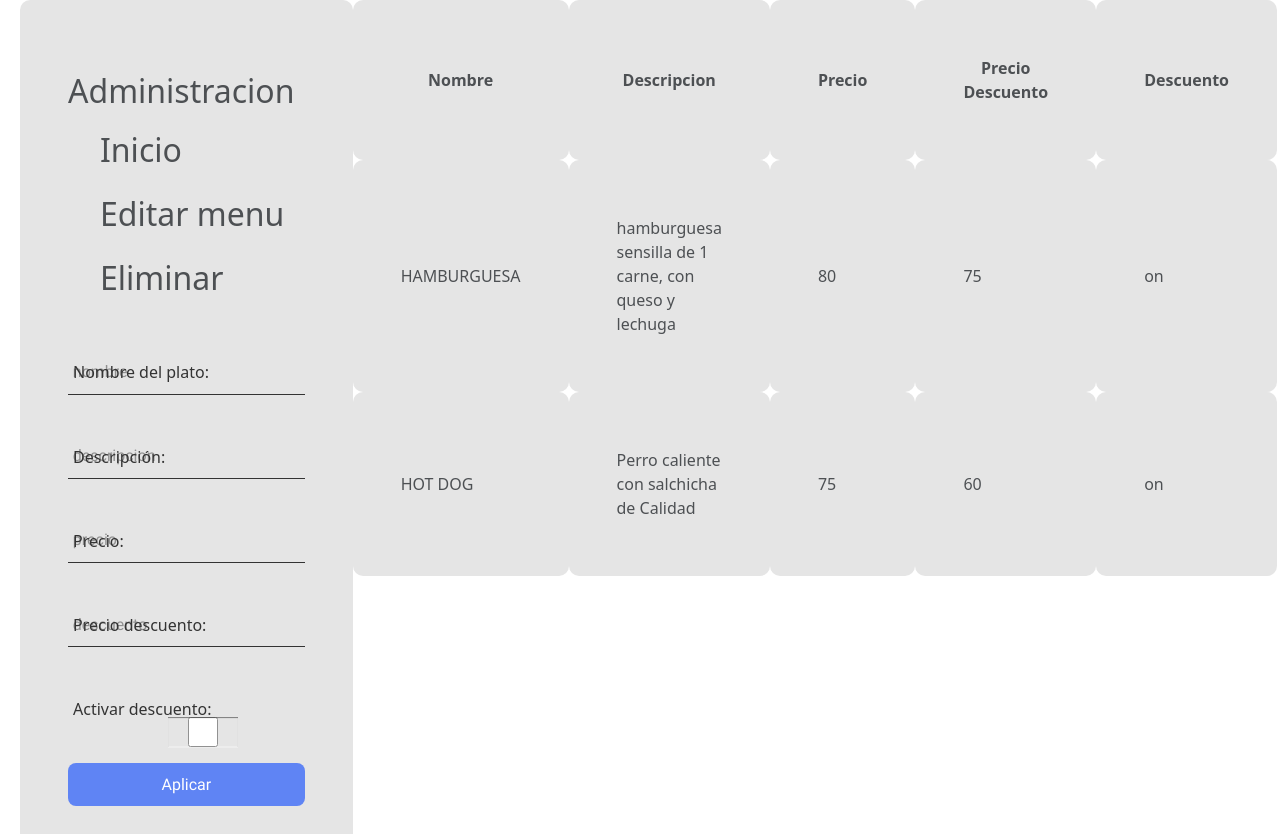
Screenshot of /admin (signed in) with the database file from the repository.
### tables this page shows
CREATE TABLE comida(id INTEGER primary key AUTOINCREMENT,
nombre TEXT,
descripcion TEXT,
precio int not null,
precio_decuento int ,
Descuento boolean);

### app.py (the view)
@app.route("/admin", methods=["GET", "POST"])
@login_required
def admin():
    if(request.method == "POST"):
        nombre = request.form.get('nombre')
        descripcion = request.form.get('descripcion')
        precio = request.form.get('precio')
        descuento = request.form.get('descuento')
        p_descuento = request.form.get('p_descuento')
        validacion = db.execute("Select nombre from comida where nombre = ?" , nombre)
        if len(validacion) != 0:
             return apology('El Platillo, Ya esta usado', 400)
        try:
            db.execute("INSERT INTO comida(nombre, descripcion, precio, precio_decuento, Descuento) VALUES(?, ?, ?, ?, ?)", nombre, descripcion, precio, descuento, p_descuento)
            return redirect('/landing')
        except:
            return apology('El usuario ya esta usado', 400)
    else:
        comidas = db.execute("SELECT nombre, descripcion, precio, precio_decuento, Descuento FROM comida")
        return render_template("admin.html", comidas=comidas)

### app.py (called while the page is built)
@app.after_request
def after_request(response):
    response.headers["Cache-Control"] = "no-cache, no-store, must-revalidate"
    response.headers["Expires"] = 0
    response.headers["Pragma"] = "no-cache"
    return response

### helpers.py (called while the page is built)
def login_required(f):
    @wraps(f)
    def decorated_function(*args, **kwargs):
        if session.get("user_id") is None:
            return redirect("/login")
        return f(*args, **kwargs)
    return decorated_function

### templates/admin.html (shortened to what this page needs)
{% extends "layout.html" %}
{% block css %} "/static/css/admin.css"{% endblock %}
{% block body %}
<form class="form" action="/admin" method="post">
    <h2 class="form_title">Administracion</h2>
    <div>
        <nav>
            <ul> <a href="/landing" class="estilos">Inicio</a></ul>
            <ul> <a href="/administrador" class="estilos">Editar menu</a></ul>
            <ul> <a href="/eliminar" class="estilos">Eliminar</a></ul>
        </nav>
    </div>
    <div class="form_container">
        <div class="form_group">
            <input type="text" id="nombre" name="nombre" class="form_input"
                placeholder="nombre">
            <label for="nombre" class="form_label">Nombre del plato:</label>
        </div>
        <div class="form_group">
            <input type="text" id="descripcion" name="descripcion"
                class="form_input" placeholder="descripcion" required>
            <label for="descripcion" class="form_label">Descripción:</label>
        </div>
        <div class="form_group">
            <input type="number" id="precio" name="precio" class="form_input"
                placeholder="precio" required>
            <label for="precio" class="form_label">Precio:</label>
        </div>
        <div class="form_group">
            <input type="number" id="descuento" name="descuento"
                class="form_input" placeholder="descuento">
            <label for="descuento" class="form_label">Precio descuento:</label>
        </div>
        <div class="form_group">
            <label for="descuento" class="form_label">Activar descuento:</label>
            <input type="checkbox" id="p_descuento" name="p_descuento"
                class="checkbox-JASoft">
        </div>
        <input type="submit" class="form_submit" value="Aplicar">
    </div>
</form>
<table class="normal" summary="Tabla genérica" width="100px" height="100px">
    <tr>
        <th scope="col" class="normal th">Nombre</th>
        <th scope="col" class="normal th">Descripcion</th>
        <th scope="col" class="normal th">Precio</th>
        <th scope="col" class="normal th">Precio Descuento</th>
        <th scope="col" class="normal th">Descuento</th>
    </tr>
    {% for comidas in comidas %}
    <tr>
        <td> {{ comidas["nombre"].upper() }}</td>
        <td> {{ comidas["descripcion"] }}</td>
        <td> {{ comidas["precio"] }}</td>
        <td> {{ comidas["precio_decuento"] }}</td>
        <td> {{ comidas["Descuento"] }}</td>
    </tr>
    {% endfor %}
</table>
{% endblock %}

### static/css/admin.css (style rules this page uses)
* { margin: 0; padding: 0; box-sizing: border-box; }
body { font-family: 'Dosis', sans-serif; opacity: 0.8; background-image: url(/static/imagenesLogin/comida1.jpg); background-size: cover; background-repeat: no-repeat; background-position: center; background-attachment: fixed; display: flex; min-height: 100vh; }
.form { background-color: #dfdfdf; margin: auto; width: 90%; max-width: 400px; padding: 4.5em 3em; border-radius: 10px; box-shadow: 0 5px 10px -5px rgb(0, 0, 0 / 30%); text-align: left; margin-left: 20px; }
.form_title { font-size: 2rem; margin-bottom: .5em; }
.form_container { margin-top: 3em; display: grid; gap: 2.5em; }
.form_group { position: relative; --color: #000000; }
.form_input { width: 100%; background: none; color: #706c6c; font-size: 1rem; padding: .6em .3em; border: none; outline: none; border-bottom: 1px solid var(--color); font-family: 'Dosis', sans-serif; }
.form_input:focus, .form_input:not(:placeholder-shown) { color: #4d4646; }
.form_input:focus+.form_label, .form_input:not(:placeholder-shown)+.form_label { transform: translateY(-12px) scale(.7); transform-origin: left top; color: #004e97; }
.form_label { color: var(--color); cursor: pointer; position: absolute; top: 0; left: 5px; transform: translateY(10px); transition: transform .5s, color .3s; }
.form_submit { background: #3866f2; color: #fff; font-family: 'Dosis', sans-serif; font-weight: 300; font-size: 1rem; padding: .6em 0; border: none; border-radius: .5em; position: center; top: 40px; }
.normal td { background-color: #dfdfdf; margin: auto; width: 70%; max-width: 300px; padding: 3.5em 3em; border-radius: 10px; box-shadow: 0 5px 10px -5px rgb(0, 0, 0 / 30%); text-align: left; margin-left: 10px; }
.normal th { background-color: #dfdfdf; margin: auto; width: 30%; height:30%; max-width: 200px; padding: 3.5em 3em; border-radius: 10px; box-shadow: 0 5px 10px -5px rgb(0, 0, 0 / 30%); text-align:center; margin-left: 10px; }
.checkbox-JASoft { display: inline-block; position: relative; top: 30px; left: 100px; width: 70px; height: 30px; background: #555; border-radius: 50px; box-shadow: inset 0px 1px 1px rgba(0, 0, 0, 0.6), 0px 1px 0px rgba(255, 255, 255, 0.3); }
.estilos { font-size: 2rem; margin-bottom: .10em; color: var(--peru); text-decoration: none; cursor:cell; position: center; top: 0; left: 20px; justify-content: space-between; }

### rows the page displays
comida: nombre "HAMBURGUESA", descripcion "hamburguesa sensilla de 1 carne, con queso y lechuga", precio "80", precio_decuento "75", Descuento "on"
comida: nombre "HOT DOG", descripcion "Perro caliente con salchicha de Calidad", precio "75", precio_decuento "60", Descuento "on"
